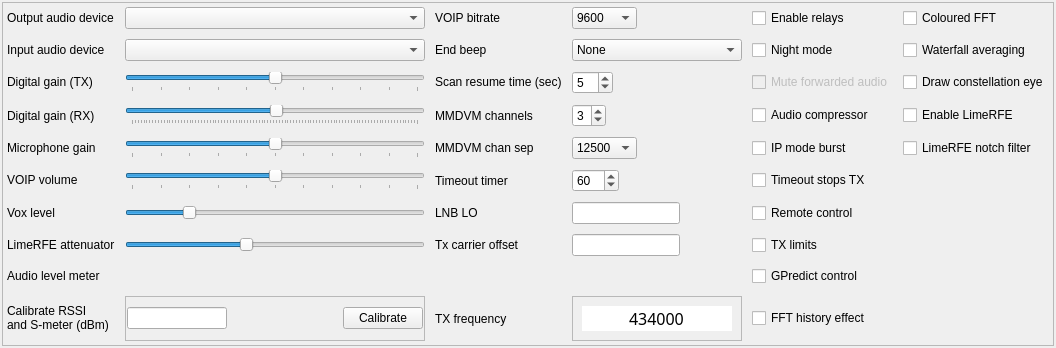
            <widget class="QWidget" name="tab">
             <property name="sizePolicy">
              <sizepolicy hsizetype="Expanding" vsizetype="Preferred">
               <horstretch>0</horstretch>
               <verstretch>0</verstretch>
              </sizepolicy>
             </property>
             <attribute name="title">
              <string>Radio settings</string>
             </attribute>
             <layout class="QVBoxLayout" name="verticalLayout_3">
              <property name="spacing">
               <number>2</number>
              </property>
              <property name="leftMargin">
               <number>2</number>
              </property>
              <property name="topMargin">
               <number>2</number>
              </property>
              <property name="rightMargin">
               <number>2</number>
              </property>
              <property name="bottomMargin">
               <number>2</number>
              </property>
              <item>
               <widget class="QFrame" name="gridFrame">
                <property name="sizePolicy">
                 <sizepolicy hsizetype="MinimumExpanding" vsizetype="MinimumExpanding">
                  <horstretch>0</horstretch>
                  <verstretch>0</verstretch>
                 </sizepolicy>
                </property>
                <property name="minimumSize">
                 <size>
                  <width>1024</width>
                  <height>330</height>
                 </size>
                </property>
                <property name="maximumSize">
                 <size>
                  <width>16777215</width>
                  <height>450</height>
                 </size>
                </property>
                <property name="styleSheet">
                 <string notr="true">font: 9pt &quot;Sans Serif&quot;;</string>
                </property>
                <property name="frameShape">
                 <enum>QFrame::StyledPanel</enum>
                </property>
                <property name="frameShadow">
                 <enum>QFrame::Raised</enum>
                </property>
                <layout class="QGridLayout" name="gridLayout_5">
                 <property name="sizeConstraint">
                  <enum>QLayout::SetDefaultConstraint</enum>
                 </property>
                 <property name="leftMargin">
                  <number>4</number>
                 </property>
                 <property name="topMargin">
                  <number>4</number>
                 </property>
                 <property name="rightMargin">
                  <number>4</number>
                 </property>
                 <property name="bottomMargin">
                  <number>4</number>
                 </property>
                 <property name="spacing">
                  <number>10</number>
                 </property>
                 <item row="7" column="3">
                  <widget class="QSpinBox" name="mmdvmChannelsSpinBox">
                   <property name="sizePolicy">
                    <sizepolicy hsizetype="Fixed" vsizetype="Fixed">
                     <horstretch>0</horstretch>
                     <verstretch>0</verstretch>
                    </sizepolicy>
                   </property>
                   <property name="minimum">
                    <number>2</number>
                   </property>
                   <property name="maximum">
                    <number>7</number>
                   </property>
                   <property name="value">
                    <number>3</number>
                   </property>
                  </widget>
                 </item>
                 <item row="5" column="3">
                  <widget class="QComboBox" name="endBeepComboBox">
                   <property name="sizePolicy">
                    <sizepolicy hsizetype="Fixed" vsizetype="Fixed">
                     <horstretch>0</horstretch>
                     <verstretch>0</verstretch>
                    </sizepolicy>
                   </property>
                   <property name="maximumSize">
                    <size>
                     <width>300</width>
                     <height>16777215</height>
                    </size>
                   </property>
                   <item>
                    <property name="text">
                     <string>None</string>
                    </property>
                   </item>
                   <item>
                    <property name="text">
                     <string>End beep 1</string>
                    </property>
                   </item>
                   <item>
                    <property name="text">
                     <string>1500 Hz tone</string>
                    </property>
                   </item>
                   <item>
                    <property name="text">
                     <string>MDC1200</string>
                    </property>
                   </item>
                   <item>
                    <property name="text">
                     <string>MODAT</string>
                    </property>
                   </item>
                   <item>
                    <property name="text">
                     <string>TalkPermit</string>
                    </property>
                   </item>
                   <item>
                    <property name="text">
                     <string>MDC1200 Preamble</string>
                    </property>
                   </item>
                   <item>
                    <property name="text">
                     <string>Status Change</string>
                    </property>
                   </item>
                   <item>
                    <property name="text">
                     <string>Beep Beep</string>
                    </property>
                   </item>
                   <item>
                    <property name="text">
                     <string>Caution</string>
                    </property>
                   </item>
                  </widget>
                 </item>
                 <item row="10" column="4">
                  <widget class="QCheckBox" name="totStopTxCheckBox">
                   <property name="text">
                    <string>Timeout stops TX</string>
                   </property>
                  </widget>
                 </item>
                 <item row="10" column="2">
                  <widget class="QLabel" name="label_46">
                   <property name="text">
                    <string>Timeout timer</string>
                   </property>
                  </widget>
                 </item>
                 <item row="10" column="0">
                  <widget class="QLabel" name="label_38">
                   <property name="sizePolicy">
                    <sizepolicy hsizetype="Fixed" vsizetype="Fixed">
                     <horstretch>0</horstretch>
                     <verstretch>0</verstretch>
                    </sizepolicy>
                   </property>
                   <property name="text">
                    <string>VOIP volume</string>
                   </property>
                  </widget>
                 </item>
                 <item row="5" column="4">
                  <widget class="QCheckBox" name="nightModeCheckBox">
                   <property name="text">
                    <string>Night mode</string>
                   </property>
                  </widget>
                 </item>
                 <item row="5" column="2">
                  <widget class="QLabel" name="label_44">
                   <property name="text">
                    <string>End beep</string>
                   </property>
                  </widget>
                 </item>
                 <item row="9" column="0">
                  <widget class="QLabel" name="label_30">
                   <property name="sizePolicy">
                    <sizepolicy hsizetype="Fixed" vsizetype="Fixed">
                     <horstretch>0</horstretch>
                     <verstretch>0</verstretch>
                    </sizepolicy>
                   </property>
                   <property name="text">
                    <string>Microphone gain</string>
                   </property>
                  </widget>
                 </item>
                 <item row="11" column="0">
                  <widget class="QLabel" name="label_42">
                   <property name="text">
                    <string>Vox level</string>
                   </property>
                  </widget>
                 </item>
                 <item row="6" column="0">
                  <widget class="QLabel" name="label_36">
                   <property name="sizePolicy">
                    <sizepolicy hsizetype="Fixed" vsizetype="Fixed">
                     <horstretch>0</horstretch>
                     <verstretch>0</verstretch>
                    </sizepolicy>
                   </property>
                   <property name="text">
                    <string>Digital gain (TX)</string>
                   </property>
                  </widget>
                 </item>
                 <item row="12" column="1">
                  <widget class="QSlider" name="limeRFEAttenuatorSlider">
                   <property name="maximum">
                    <number>5</number>
                   </property>
                   <property name="pageStep">
                    <number>5</number>
                   </property>
                   <property name="value">
                    <number>2</number>
                   </property>
                   <property name="orientation">
                    <enum>Qt::Horizontal</enum>
                   </property>
                  </widget>
                 </item>
                 <item row="6" column="5">
                  <widget class="QCheckBox" name="drawConstellationEyeCheckBox">
                   <property name="text">
                    <string>Draw constellation eye</string>
                   </property>
                  </widget>
                 </item>
                 <item row="6" column="2">
                  <widget class="QLabel" name="label_40">
                   <property name="sizePolicy">
                    <sizepolicy hsizetype="Fixed" vsizetype="Fixed">
                     <horstretch>0</horstretch>
                     <verstretch>0</verstretch>
                    </sizepolicy>
                   </property>
                   <property name="text">
                    <string>Scan resume time (sec)</string>
                   </property>
                  </widget>
                 </item>
                 <item row="11" column="4">
                  <widget class="QCheckBox" name="remoteControlCheckBox">
                   <property name="text">
                    <string>Remote control</string>
                   </property>
                  </widget>
                 </item>
                 <item row="12" column="0">
                  <widget class="QLabel" name="label_53">
                   <property name="text">
                    <string>LimeRFE attenuator</string>
                   </property>
                  </widget>
                 </item>
                 <item row="2" column="4">
                  <widget class="QCheckBox" name="checkBoxRelays">
                   <property name="text">
                    <string>Enable relays</string>
                   </property>
                  </widget>
                 </item>
                 <item row="13" column="4">
                  <widget class="QCheckBox" name="gpredictCheckBox">
                   <property name="text">
                    <string>GPredict control</string>
                   </property>
                  </widget>
                 </item>
                 <item row="11" column="1">
                  <widget class="QSlider" name="voxLevelSlider">
                   <property name="maximum">
                    <number>100</number>
                   </property>
                   <property name="pageStep">
                    <number>10</number>
                   </property>
                   <property name="value">
                    <number>20</number>
                   </property>
                   <property name="orientation">
                    <enum>Qt::Horizontal</enum>
                   </property>
                  </widget>
                 </item>
                 <item row="2" column="1">
                  <widget class="QComboBox" name="audioOutputComboBox">
                   <property name="sizePolicy">
                    <sizepolicy hsizetype="MinimumExpanding" vsizetype="Fixed">
                     <horstretch>0</horstretch>
                     <verstretch>0</verstretch>
                    </sizepolicy>
                   </property>
                  </widget>
                 </item>
                 <item row="11" column="2">
                  <widget class="QLabel" name="label_23">
                   <property name="text">
                    <string>LNB LO</string>
                   </property>
                  </widget>
                 </item>
                 <item row="11" column="3">
                  <widget class="QLineEdit" name="lnbLOEdit">
                   <property name="sizePolicy">
                    <sizepolicy hsizetype="Fixed" vsizetype="Fixed">
                     <horstretch>0</horstretch>
                     <verstretch>0</verstretch>
                    </sizepolicy>
                   </property>
                  </widget>
                 </item>
                 <item row="13" column="1">
                  <widget class="QLabel" name="vuMeterLabel">
                   <property name="sizePolicy">
                    <sizepolicy hsizetype="Fixed" vsizetype="Fixed">
                     <horstretch>0</horstretch>
                     <verstretch>0</verstretch>
                    </sizepolicy>
                   </property>
                   <property name="minimumSize">
                    <size>
                     <width>300</width>
                     <height>10</height>
                    </size>
                   </property>
                   <property name="maximumSize">
                    <size>
                     <width>300</width>
                     <height>20</height>
                    </size>
                   </property>
                   <property name="text">
                    <string/>
                   </property>
                  </widget>
                 </item>
                 <item row="9" column="5">
                  <widget class="QCheckBox" name="checkBoxLimeRFENotch">
                   <property name="text">
                    <string>LimeRFE notch filter</string>
                   </property>
                  </widget>
                 </item>
                 <item row="15" column="3">
                  <widget class="QFrame" name="frame_13">
                   <property name="sizePolicy">
                    <sizepolicy hsizetype="Fixed" vsizetype="Fixed">
                     <horstretch>0</horstretch>
                     <verstretch>0</verstretch>
                    </sizepolicy>
                   </property>
                   <property name="frameShape">
                    <enum>QFrame::StyledPanel</enum>
                   </property>
                   <property name="frameShadow">
                    <enum>QFrame::Raised</enum>
                   </property>
                   <layout class="QHBoxLayout" name="horizontalLayout_9">
                    <item>
                     <widget class="QLineEdit" name="txFrequencyEdit">
                      <property name="sizePolicy">
                       <sizepolicy hsizetype="Fixed" vsizetype="Fixed">
                        <horstretch>0</horstretch>
                        <verstretch>0</verstretch>
                       </sizepolicy>
                      </property>
                      <property name="minimumSize">
                       <size>
                        <width>150</width>
                        <height>25</height>
                       </size>
                      </property>
                      <property name="maximumSize">
                       <size>
                        <width>150</width>
                        <height>25</height>
                       </size>
                      </property>
                      <property name="font">
                       <font>
                        <family>Sans Serif</family>
                        <pointsize>12</pointsize>
                        <weight>50</weight>
                        <italic>false</italic>
                        <bold>false</bold>
                       </font>
                      </property>
                      <property name="toolTip">
                       <string>Direct frequency enter</string>
                      </property>
                      <property name="autoFillBackground">
                       <bool>false</bool>
                      </property>
                      <property name="styleSheet">
                       <string notr="true">font: 12pt &quot;Sans Serif&quot;;</string>
                      </property>
                      <property name="inputMethodHints">
                       <set>Qt::ImhDigitsOnly</set>
                      </property>
                      <property name="inputMask">
                       <string notr="true"/>
                      </property>
                      <property name="text">
                       <string notr="true">434000</string>
                      </property>
                      <property name="maxLength">
                       <number>16</number>
                      </property>
                      <property name="frame">
                       <bool>false</bool>
                      </property>
                      <property name="cursorPosition">
                       <number>6</number>
                      </property>
                      <property name="alignment">
                       <set>Qt::AlignCenter</set>
                      </property>
                      <property name="placeholderText">
                       <string notr="true"/>
                      </property>
                     </widget>
                    </item>
                   </layout>
                  </widget>
                 </item>
                 <item row="7" column="4">
                  <widget class="QCheckBox" name="checkBoxAudioCompressor">
                   <property name="text">
                    <string>Audio compressor</string>
                   </property>
                  </widget>
                 </item>
                 <item row="15" column="4">
                  <widget class="QCheckBox" name="fftHistoryCheckBox">
                   <property name="text">
                    <string>FFT history effect</string>
                   </property>
                  </widget>
                 </item>
                 <item row="2" column="2">
                  <widget class="QLabel" name="label_43">
                   <property name="text">
                    <string>VOIP bitrate</string>
                   </property>
                  </widget>
                 </item>
                 <item row="5" column="5">
                  <widget class="QCheckBox" name="waterfallAveragingCheckBox">
                   <property name="text">
                    <string>Waterfall averaging</string>
                   </property>
                  </widget>
                 </item>
                 <item row="9" column="4">
                  <widget class="QCheckBox" name="burstIPCheckBox">
                   <property name="text">
                    <string>IP mode burst</string>
                   </property>
                  </widget>
                 </item>
                 <item row="2" column="3">
                  <widget class="QComboBox" name="voipBitrateComboBox">
                   <property name="sizePolicy">
                    <sizepolicy hsizetype="Fixed" vsizetype="Fixed">
                     <horstretch>0</horstretch>
                     <verstretch>0</verstretch>
                    </sizepolicy>
                   </property>
                   <item>
                    <property name="text">
                     <string>9600</string>
                    </property>
                   </item>
                   <item>
                    <property name="text">
                     <string>19200</string>
                    </property>
                   </item>
                   <item>
                    <property name="text">
                     <string>24600</string>
                    </property>
                   </item>
                   <item>
                    <property name="text">
                     <string>38400</string>
                    </property>
                   </item>
                   <item>
                    <property name="text">
                     <string>48000</string>
                    </property>
                   </item>
                  </widget>
                 </item>
                 <item row="12" column="4">
                  <widget class="QCheckBox" name="checkBoxTxLimits">
                   <property name="text">
                    <string>TX limits</string>
                   </property>
                  </widget>
                 </item>
                 <item row="15" column="1">
                  <widget class="QFrame" name="frame_9">
                   <property name="frameShape">
                    <enum>QFrame::StyledPanel</enum>
                   </property>
                   <property name="frameShadow">
                    <enum>QFrame::Raised</enum>
                   </property>
                   <layout class="QHBoxLayout" name="horizontalLayout_6">
                    <property name="spacing">
                     <number>4</number>
                    </property>
                    <property name="leftMargin">
                     <number>1</number>
                    </property>
                    <property name="topMargin">
                     <number>1</number>
                    </property>
                    <property name="rightMargin">
                     <number>1</number>
                    </property>
                    <property name="bottomMargin">
                     <number>1</number>
                    </property>
                    <item>
                     <widget class="QLineEdit" name="rssiCalibrateEdit">
                      <property name="sizePolicy">
                       <sizepolicy hsizetype="Fixed" vsizetype="Fixed">
                        <horstretch>0</horstretch>
                        <verstretch>0</verstretch>
                       </sizepolicy>
                      </property>
                      <property name="maximumSize">
                       <size>
                        <width>100</width>
                        <height>16777215</height>
                       </size>
                      </property>
                      <property name="toolTip">
                       <string>Enter calibration value for known signal</string>
                      </property>
                     </widget>
                    </item>
                    <item>
                     <spacer name="horizontalSpacer_18">
                      <property name="orientation">
                       <enum>Qt::Horizontal</enum>
                      </property>
                      <property name="sizeHint" stdset="0">
                       <size>
                        <width>40</width>
                        <height>20</height>
                       </size>
                      </property>
                     </spacer>
                    </item>
                    <item>
                     <widget class="QPushButton" name="rssiCalibrateButton">
                      <property name="text">
                       <string>Calibrate</string>
                      </property>
                     </widget>
                    </item>
                   </layout>
                  </widget>
                 </item>
                 <item row="7" column="5">
                  <widget class="QCheckBox" name="checkBoxLimeRFE">
                   <property name="text">
                    <string>Enable LimeRFE</string>
                   </property>
                  </widget>
                 </item>
                 <item row="9" column="3">
                  <widget class="QComboBox" name="mmdvmChanSeparationComboBox">
                   <property name="sizePolicy">
                    <sizepolicy hsizetype="Fixed" vsizetype="Fixed">
                     <horstretch>0</horstretch>
                     <verstretch>0</verstretch>
                    </sizepolicy>
                   </property>
                   <item>
                    <property name="text">
                     <string>12500</string>
                    </property>
                   </item>
                   <item>
                    <property name="text">
                     <string>25000</string>
                    </property>
                   </item>
                  </widget>
                 </item>
                 <item row="9" column="1">
                  <widget class="QSlider" name="micGainSlider">
                   <property name="maximum">
                    <number>100</number>
                   </property>
                   <property name="singleStep">
                    <number>10</number>
                   </property>
                   <property name="value">
                    <number>50</number>
                   </property>
                   <property name="orientation">
                    <enum>Qt::Horizontal</enum>
                   </property>
                   <property name="tickPosition">
                    <enum>QSlider::TicksBelow</enum>
                   </property>
                   <property name="tickInterval">
                    <number>10</number>
                   </property>
                  </widget>
                 </item>
                 <item row="5" column="0">
                  <widget class="QLabel" name="label_32">
                   <property name="sizePolicy">
                    <sizepolicy hsizetype="Fixed" vsizetype="Fixed">
                     <horstretch>0</horstretch>
                     <verstretch>0</verstretch>
                    </sizepolicy>
                   </property>
                   <property name="text">
                    <string>Input audio device</string>
                   </property>
                  </widget>
                 </item>
                 <item row="6" column="1">
                  <widget class="QSlider" name="digitalGainSlider">
                   <property name="minimum">
                    <number>0</number>
                   </property>
                   <property name="maximum">
                    <number>10</number>
                   </property>
                   <property name="pageStep">
                    <number>1</number>
                   </property>
                   <property name="value">
                    <number>5</number>
                   </property>
                   <property name="orientation">
                    <enum>Qt::Horizontal</enum>
                   </property>
                   <property name="tickPosition">
                    <enum>QSlider::TicksBelow</enum>
                   </property>
                   <property name="tickInterval">
                    <number>1</number>
                   </property>
                  </widget>
                 </item>
                 <item row="15" column="0">
                  <widget class="QLabel" name="label_34">
                   <property name="sizePolicy">
                    <sizepolicy hsizetype="Fixed" vsizetype="Fixed">
                     <horstretch>0</horstretch>
                     <verstretch>0</verstretch>
                    </sizepolicy>
                   </property>
                   <property name="text">
                    <string>Calibrate RSSI
and S-meter (dBm)</string>
                   </property>
                  </widget>
                 </item>
                 <item row="10" column="1">
                  <widget class="QSlider" name="voipGainSlider">
                   <property name="maximum">
                    <number>100</number>
                   </property>
                   <property name="singleStep">
                    <number>10</number>
                   </property>
                   <property name="value">
                    <number>50</number>
                   </property>
                   <property name="orientation">
                    <enum>Qt::Horizontal</enum>
                   </property>
                   <property name="tickPosition">
                    <enum>QSlider::TicksBelow</enum>
                   </property>
                   <property name="tickInterval">
                    <number>10</number>
                   </property>
                  </widget>
                 </item>
                 <item row="7" column="2">
                  <widget class="QLabel" name="label_54">
                   <property name="text">
                    <string>MMDVM channels</string>
                   </property>
                  </widget>
                 </item>
                 <item row="10" column="3">
                  <widget class="QSpinBox" name="timeoutTimerSpinBox">
                   <property name="sizePolicy">
                    <sizepolicy hsizetype="Fixed" vsizetype="Fixed">
                     <horstretch>0</horstretch>
                     <verstretch>0</verstretch>
                    </sizepolicy>
                   </property>
                   <property name="suffix">
                    <string/>
                   </property>
                   <property name="maximum">
                    <number>300</number>
                   </property>
                   <property name="value">
                    <number>60</number>
                   </property>
                  </widget>
                 </item>
                 <item row="7" column="1">
                  <widget class="QSlider" name="rxGainSlider">
                   <property name="toolTip">
                    <string>Digital IF gain</string>
                   </property>
                   <property name="value">
                    <number>50</number>
                   </property>
                   <property name="orientation">
                    <enum>Qt::Horizontal</enum>
                   </property>
                   <property name="tickPosition">
                    <enum>QSlider::TicksBelow</enum>
                   </property>
                  </widget>
                 </item>
                 <item row="5" column="1">
                  <widget class="QComboBox" name="audioInputComboBox">
                   <property name="sizePolicy">
                    <sizepolicy hsizetype="MinimumExpanding" vsizetype="Fixed">
                     <horstretch>0</horstretch>
                     <verstretch>0</verstretch>
                    </sizepolicy>
                   </property>
                  </widget>
                 </item>
                 <item row="13" column="0">
                  <widget class="QLabel" name="label_19">
                   <property name="text">
                    <string>Audio level meter</string>
                   </property>
                  </widget>
                 </item>
                 <item row="7" column="0">
                  <widget class="QLabel" name="label_48">
                   <property name="text">
                    <string>Digital gain (RX)</string>
                   </property>
                  </widget>
                 </item>
                 <item row="6" column="4">
                  <widget class="QCheckBox" name="muteForwardedAudioCheckBox">
                   <property name="enabled">
                    <bool>false</bool>
                   </property>
                   <property name="text">
                    <string>Mute forwarded audio</string>
                   </property>
                  </widget>
                 </item>
                 <item row="2" column="5">
                  <widget class="QCheckBox" name="colouredFFTCheckBox">
                   <property name="text">
                    <string>Coloured FFT</string>
                   </property>
                  </widget>
                 </item>
                 <item row="9" column="2">
                  <widget class="QLabel" name="label_55">
                   <property name="text">
                    <string>MMDVM chan sep</string>
                   </property>
                  </widget>
                 </item>
                 <item row="15" column="2">
                  <widget class="QLabel" name="label_49">
                   <property name="text">
                    <string>TX frequency</string>
                   </property>
                  </widget>
                 </item>
                 <item row="6" column="3">
                  <widget class="QSpinBox" name="scanTimerSpinBox">
                   <property name="sizePolicy">
                    <sizepolicy hsizetype="Fixed" vsizetype="Fixed">
                     <horstretch>0</horstretch>
                     <verstretch>0</verstretch>
                    </sizepolicy>
                   </property>
                   <property name="minimum">
                    <number>1</number>
                   </property>
                   <property name="maximum">
                    <number>30</number>
                   </property>
                   <property name="value">
                    <number>5</number>
                   </property>
                  </widget>
                 </item>
                 <item row="2" column="0">
                  <widget class="QLabel" name="label_33">
                   <property name="sizePolicy">
                    <sizepolicy hsizetype="Fixed" vsizetype="Fixed">
                     <horstretch>0</horstretch>
                     <verstretch>0</verstretch>
                    </sizepolicy>
                   </property>
                   <property name="text">
                    <string>Output audio device</string>
                   </property>
                  </widget>
                 </item>
                 <item row="12" column="2">
                  <widget class="QLabel" name="label_66">
                   <property name="text">
                    <string>Tx carrier offset</string>
                   </property>
                  </widget>
                 </item>
                 <item row="12" column="3">
                  <widget class="QLineEdit" name="lineEditTxCarrierOffset">
                   <property name="sizePolicy">
                    <sizepolicy hsizetype="Fixed" vsizetype="Fixed">
                     <horstretch>0</horstretch>
                     <verstretch>0</verstretch>
                    </sizepolicy>
                   </property>
                  </widget>
                 </item>
                </layout>
               </widget>
              </item>
             </layout>
            </widget>
